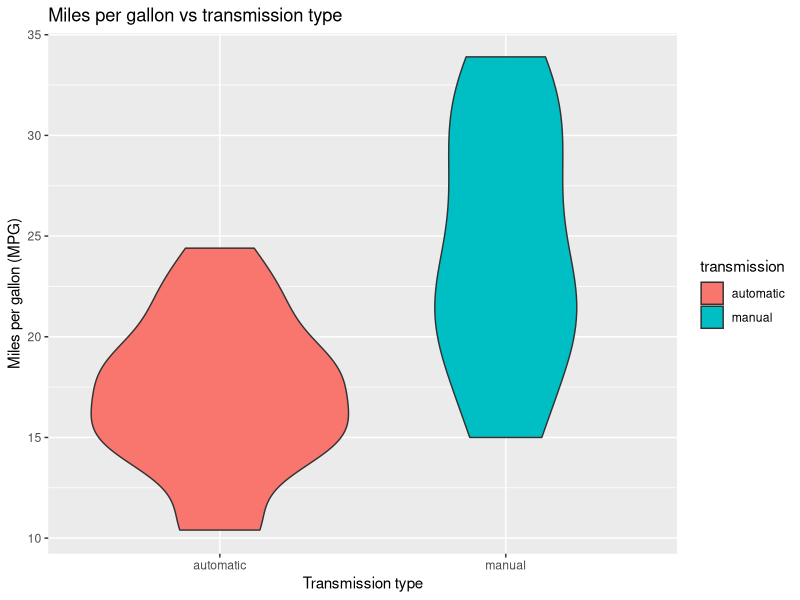
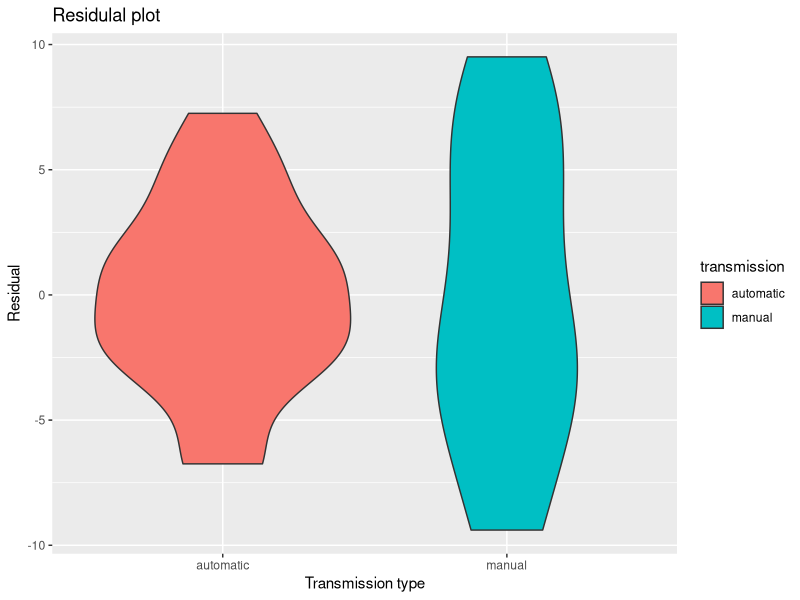
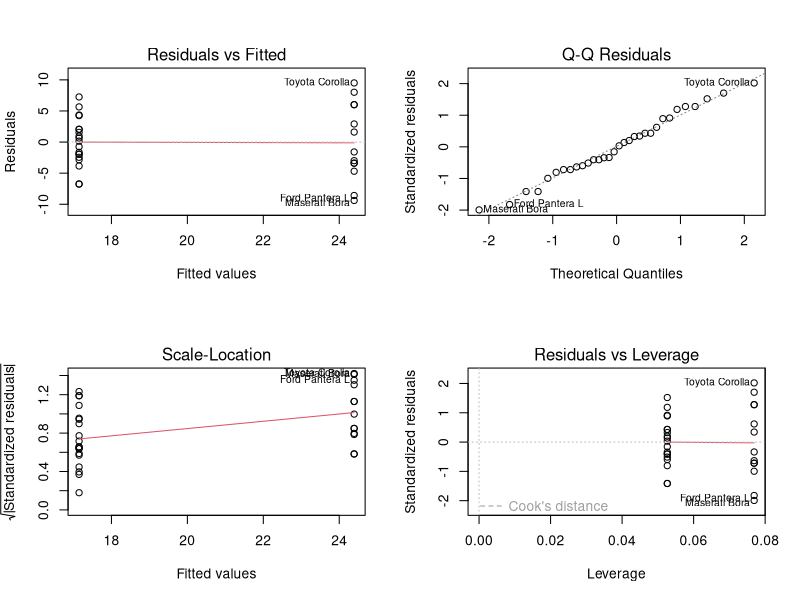
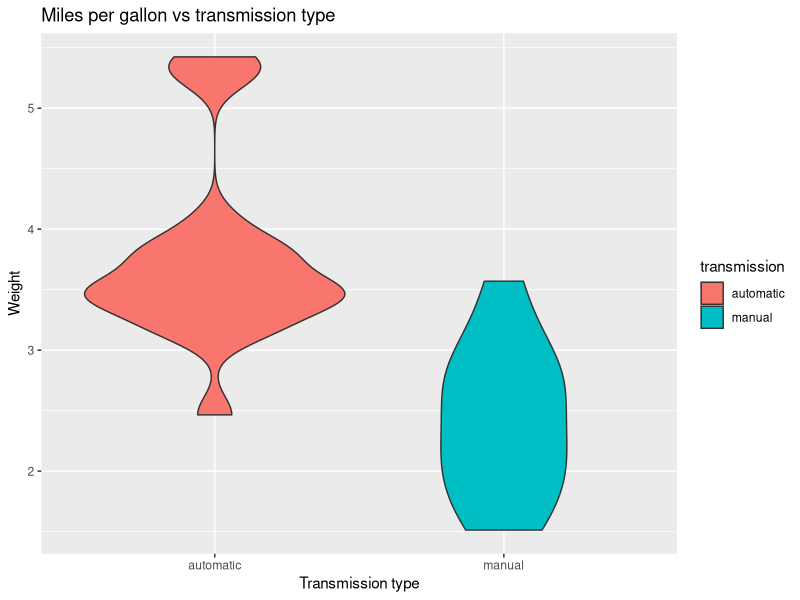

Source code (R) for these figures, in order:
## ---- chunk 1
library(dplyr)
library(ggplot2)
df <- mtcars %>%
    mutate(transmission = ifelse(am==0,"automatic","manual")) %>%
    mutate(am = as.factor(am)) %>%
    mutate(transmission = as.factor(transmission))
str(df)
## ---- chunk 2
ggplot(data=df, aes(x=transmission,y=mpg)) +
    geom_violin(aes(fill=transmission)) + 
    labs(x = "Transmission type",
         y="Miles per gallon (MPG)",
         title="Miles per gallon vs transmission type");
## ---- chunk 3
fit <- lm(mpg ~ transmission, data = df)
summary(fit)
## ---- chunk 4
df <- df %>%
    mutate(residual = resid(fit))
ggplot(data=df, aes(x=transmission,y=residual)) +
    geom_violin(aes(fill=transmission)) + 
    labs(x = "Transmission type",
         y="Residual",
         title="Residulal plot");
## ---- chunk 5
round(dfbetas(fit)[,2],3)
round(hatvalues(fit),3)
par(mfrow=c(2,2))
plot(fit)
## ---- chunk 6
fit.wt <- lm(wt ~ transmission, data = df)
summary(fit.wt)
## ---- chunk 7
ggplot(data=df, aes(x=transmission,y=wt)) +
    geom_violin(aes(fill=transmission)) + 
    labs(x = "Transmission type",
         y = "Weight",
         title="Miles per gallon vs transmission type");
## ---- chunk 8
fit.wt.am <- lm(mpg ~ transmission+wt, data = df)
summary(fit.wt.am)
